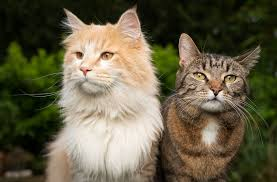
#> input picture day6/cat.jpg, 277 x 182 px
$ python add_images.py
#> lines starting #> are read from the running program, lines starting #| are printed output that depends on the picture
import cv2
import numpy as np

path1 = 'cat.jpg'
path2 = 'dog.jpg'

img1 = cv2.imread(path1)
#> img1 is the input picture: shape (182, 277, 3); mean B, G, R 71.5, 94.9, 101.7
img2 = cv2.imread(path2)
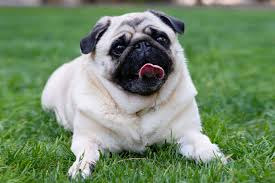
#> input picture day6/dog.jpg, 275 x 183 px
#> img2 is the input picture: shape (183, 275, 3); mean B, G, R 105.5, 138.8, 114.6
#print(img1.shape)
print(img2.shape)
#| (183, 275, 3)

img1 = cv2.resize(img1, (275, 183)) # 사진을 합칠 때 두 사진의 크기를 맞추는 작업, 위 shape 명령에서 출력칸에 이미지의 크기가 나옴 거기서 맞추는거
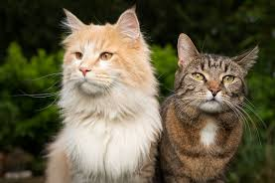
#> img1: shape (183, 275, 3); mean B, G, R 71.4, 94.8, 101.5
print(img1.shape)
#| (183, 275, 3)
#img1 = cv2.resize(img1, (img2.shape[1], img2.shape[0])) #강사님은 이 명령어를 사용했음
mask = np.ones((img2.shape[0], img2.shape[1], 3), dtype='uint8') * 50
print(mask.shape)
#| (183, 275, 3)
img1_b = cv2.add(img1, mask)
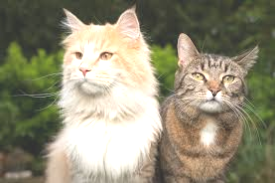
#> img1_b: shape (183, 275, 3); mean B, G, R 120.7, 143.2, 147.4
img2_d = cv2.subtract(img2, mask)
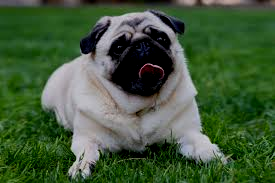
#> img2_d: shape (183, 275, 3); mean B, G, R 58.7, 90.3, 66.4


print(img1.shape)
#| (183, 275, 3)
img3 = cv2.add(img1,img2) # img1와 img2 합치는 거
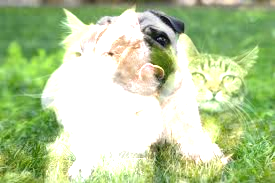
#> img3: shape (183, 275, 3); mean B, G, R 154.3, 203.5, 182.7


cv2.imshow("cat", img1)
cv2.imshow("dog", img2)
cv2.imshow("mixed", img3) # img1와 img2 합치는 거
cv2.imshow("cat_b", img1_b)
cv2.imshow("cat_d", img2_d)

cv2.waitKey()
cv2.destroyAllWindows()
